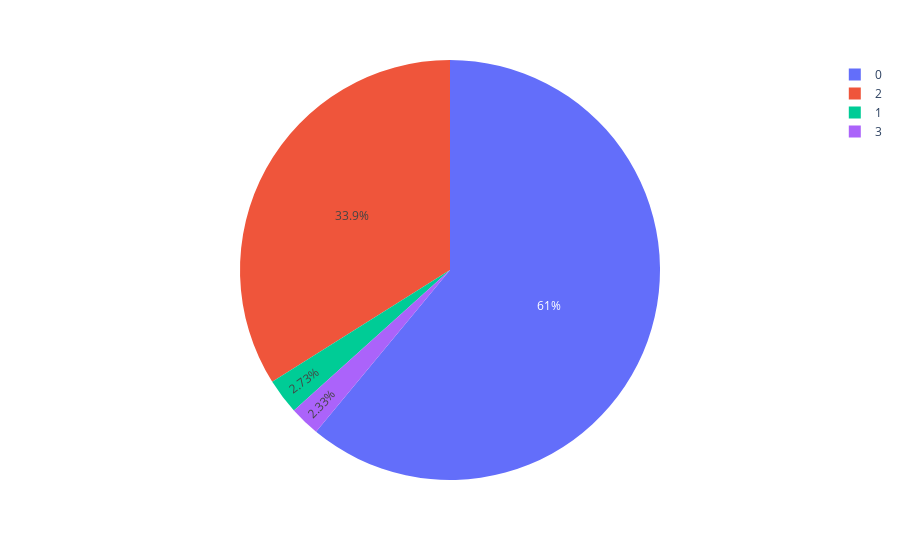

Notebook cell for this chart:
### Markdown cell above
- A simple vista, parece que la variable Sub_metering_1 muestra una considerable variación entre los diferentes clusters. Podría ser una variable clave para diferenciar entre al menos uno de los clusters y los demás

### Code cell
pie = clusters.groupby('label').size().reset_index()
pie.columns = ['label','value']
px.pie(pie,values ='value',names ='label')

### Figure 1 — Plotly figure (JSON) as saved in the notebook; plotly's stock layout.template omitted (floating-point values rounded to 4 significant figures)
{"data": [{"domain": {"x": [0, 1], "y": [0, 1]}, "hovertemplate": "label=%{label}<br>value=%{value}<extra></extra>", "labels": [0, 1, 2, 3], "legendgroup": "", "name": "", "showlegend": true, "type": "pie", "values": [1250217, 55873, 695422, 47768]}], "layout": {"legend": {"tracegroupgap": 0}, "margin": {"t": 60}}}
